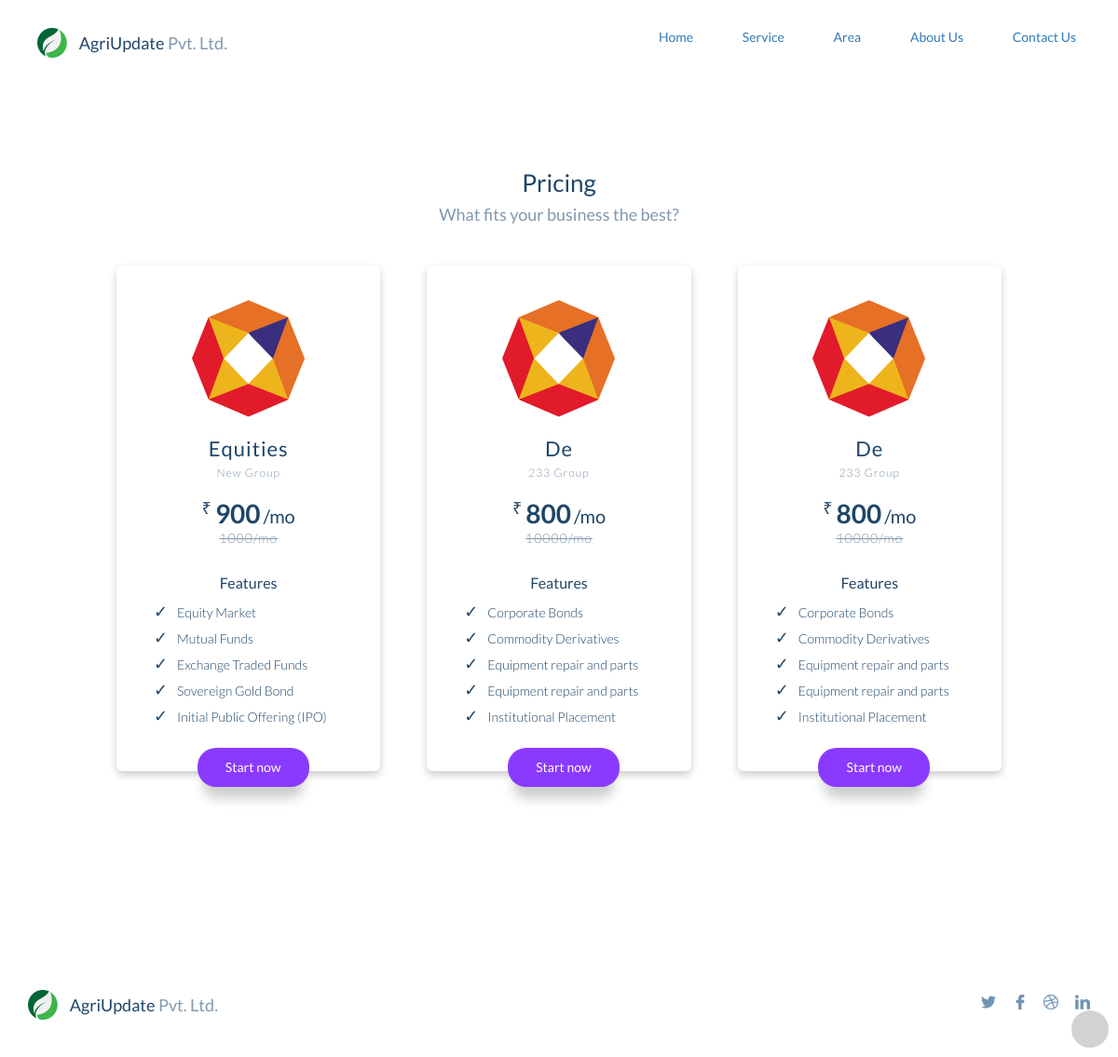
Screenshot of /info with the database file from the repository.
### Office/models.py (models this page shows, shortened)
class Ourservice(models.Model):
    image=models.ImageField(upload_to='Dataimage', blank=True)
    title=models.CharField(max_length=100)
    people=models.CharField(max_length=10)
    discount=models.CharField(max_length=10)
    price=models.CharField( max_length=10)
    lista=models.CharField(max_length=100)
    listb=models.CharField(max_length=100)
    listc=models.CharField(max_length=100)
    listd=models.CharField(max_length=100,blank=True)
    liste=models.CharField(max_length=100,blank=True)

### Home/views.py (the view)
# urls.py: path('info', views.info, name='info'),
def info(request):
    prg = Ourservice.objects.all()
    return render(request, "Info.html",{'Ourservice': prg})

### Templates/Info.html (shortened to what this page needs)
{% extends 'Home/Base.html' %}
{%load static%}
{% block content %}
<div class="sect sect--padding-bottom">
  <div class="container">
    <div class="row row--center">
      <h1 class="row__title">
        Pricing
      </h1>
      <h2 class="row__sub">What fits your business the best?</h2>
    </div>
    <div class="row row--center row--margin">
      {% for service in Ourservice %}
      <div class="col-md-4 col-sm-4 price-box price-box" style="margin-bottom:8% ;">
        <div class="price-box__wrap">
          <div class="price-box__img">
            <img class="price-box__img" src="{{service.image}}">
          </div>
          <h1 class="price-box__title">
            {{ service.title }}
          </h1>
          <p class="price-box__people">
            {{ service.people }} Group
          </p>
          <h2 class="price-box__discount">
            <span class="price-box__dollar">₹</span>{{ service.discount }}<span
              class="price-box__discount--light">/mo</span>
          </h2>
          <h3 class="price-box__price">
            {{ service.price }}/mo
          </h3>
          <p class="price-box__feat">
            Features
          </p>
          <ul class="price-box__list">
            <li class="price-box__list-el">{{ service.lista }}</li>
            <li class="price-box__list-el">{{ service.listb }}</li>
            <li class="price-box__list-el">{{ service.listc }}</li>
            <li class="price-box__list-el">{{ service.listd }} </li>
            <li class="price-box__list-el">{{ service.liste }} </li>
          </ul>
          <div class="price-box__btn">
            <a class="btn btn--purple btn--width" href="{% url 'client' %}">Start now</a>
          </div>
        </div>
      </div>
      {% endfor %}
      <br><br>
    </div>
  </div>
</div>
{% endblock content %}

### Templates/Home/Base.html (shortened to what this page needs)
<!DOCTYPE html>
{% load static %}
<html lang="en">
<head>
  <link rel="stylesheet" href="{% static 'CSS/Style.css' %}">
  <link rel='stylesheet' href='https://cdnjs.cloudflare.com/ajax/libs/twitter-bootstrap/3.3.7/css/bootstrap.min.css'>
  <link rel="stylesheet" href="{% static 'stylei.css' %}">
</head>
<body>
  <header class="header">
    <div class="container header__container">
      <a href="{% url 'index' %}">
        <div class="header__logo">
          <img class="header__img" src="{% static 'Images/favicon.png' %}">
      </a>
      <h1 class="header__title">AgriUpdate <span class="header__light">Pvt. Ltd.</span></h1>
    </div>
    <div class="header__menu">
      <nav id="navbar" class="header__nav collapse">
        <ul class="header__elenco">
          <li class="header__el"><a href="{% url 'index' %}">Home</a></li>
          <li class="header__el"><a href="{% url 'Service' %}">Service</a></li>
          <li class="header__el"><a href="{% url 'Area' %}">Area</a></li>
          <li class="header__el"><a href="{% url 'About' %}">About Us</a></li>
          <li class="header__el"><a href="{% url 'Contact' %}">Contact Us</a></li>
        </ul>
      </nav>
    </div>
  </header>
  {% block content %}
  {% endblock %}
  <footer class="footer">
    <div class="container">
      <div class="row">
        <div class="container header__container">
          <a href="{% url 'index' %}">
            <div class="header__logo">
              <img class="header__img" src="{% static 'Images/favicon.png' %}">
          </a>
          <h1 class="header__title">AgriUpdate <span class="header__light">Pvt. Ltd.</span></h1>
        </div>
          <div class="footer__social">
            <a href="https://twitter.com" target="_blank" class="footer__social-l">
              <img
 />
            </a>
            <a href="https://www.facebook.com " target="_blank" class="footer__social-l">
              <img
 />
            </a>
            <a href="#" class="footer__social-l">
              <img
 />
            </a>
            <a href="" class="footer__social-l">
              <img
 />
            </a>
          </div>
      </div>
    </div>
  </footer>
  <div class="about">
    <a class="bg_links logo"></a>
 </div>
</body>
</html>

### Static/CSS/Style.css (style rules this page uses)
.about { position: fixed; z-index: 10; bottom: 10px; right: 10px; width: 40px; height: 40px; display: flex; justify-content: flex-end; align-items: flex-end; transition: all 0.2s ease; }
.about .bg_links { width: 40px; height: 40px; border-radius: 100%; display: flex; justify-content: center; align-items: center; background-color: rgba(0, 0, 0, 0.2); border-radius: 100%; backdrop-filter: blur(5px); position: absolute; }
.about .logo { width: 40px; height: 40px; z-index: 9; background-image: url(https://rafaelavlucas.github.io/assets/codepen/logo_white.svg); background-size: 50%; background-repeat: no-repeat; background-position: 10px 7px; opacity: 0.9; transition: all 1s 0.2s ease; bottom: 0; right: 0; }

### Static/stylei.css (style rules this page uses)
html, body { margin: 0; padding: 0; font-family: 'Lato', sans-serif; color: #1f4568; }
body { background-image: url("https://image.ibb.co/de6JzG/bitmap_1_1.png"); background-size: cover; background-repeat: no-repeat; background-position: center; }
.sect { padding: 90px 0; position: relative; }
.collapse { display: block; }
.sect--padding-bottom { padding-bottom: 115px; }
.row--center { max-width: 1000px; margin: 0 auto; }
.row--margin { margin-top: 45px; }
.row__title { text-align: center; font-size: 26px; font-weight: 400; margin-top: 0px; }
.row__sub { text-align: center; font-size: 18px; font-weight: 400; margin: 0px; color: #8198ae; }
.price-box { padding: 0px 25px; }
.price-box__wrap { background-color: #fff; border-radius: 6px; box-shadow: 0 4px 8px 0px rgba(0, 0, 0, 0.2); padding: 35px 35px 40px 35px; text-align: center; transition: all 0.4s; -webkit-transition: all 0.4s; -moz-transition: all 0.4s; -ms-transition: all 0.4s; -o-transition: all 0.4s; }
.price-box__img { display: inline-block; }
.price-box__img { width: 130px; height: 130px; border-radius: 50%; background-position: center; background-size: cover; background-repeat: no-repeat; }
.price-box__title { font-size: 22px; letter-spacing: 1px; margin-bottom: 4px; }
.price-box__people { font-size: 12px; color: #8198ae; font-weight: 300; letter-spacing: 1px; }
.price-box__discount { font-size: 28px; font-weight: 700; margin-top: 20px; margin-bottom: 0; }
.price-box__dollar { font-size: 18px; font-weight: 400; vertical-align: top; margin-right: 4px; }
.price-box__discount--light { font-weight: 400; font-size: 20px; margin-left: 3px; }
.price-box__price { margin-top: 3px; font-size: 14px; color: #8198ae; letter-spacing: 1px; margin-bottom: 0; font-weight: 300; text-decoration: line-through; }
.price-box__feat { margin-top: 30px; font-size: 16px; }
.price-box__list { text-align: left; padding-left: 30px; margin: 0; list-style: none; }
.price-box__list-el { position: relative; margin-bottom: 8px; font-weight: 300; }
.price-box__list-el:before { content: "✓"; position: absolute; left: -25px; font-size: 18px; top: -4px; }
.btn { background-color: #3a9fff; border-radius: 20px; padding: 10px 25px; color: #fff; box-shadow: 0px 18px 13px -6px rgba(0, 0, 0, 0.2); transition: all 0.4s; -webkit-transition: all 0.4s; -moz-transition: all 0.4s; -ms-transition: all 0.4s; -o-transition: all 0.4s; }
.btn--purple { background-color: #8a3aff; }
.btn--width { width: 120px; }
.price-box__btn { position: absolute; bottom: -17px; left: 50%; margin-left: -55px; }
.header { padding: 30px 25px; }
.header__elenco { padding: 0; margin: 0; list-style: none; }
.header__menu { float: right; }
.header__el { padding: 0 25px; display: inline-block; }
.header__img { display: inline-block; vertical-align: middle; }
.header__logo, .header__menu { display: inline-block; vertical-align: middle; }
.header__title { font-size: 18px; margin: 0; margin-left: 10px; display: inline-block; line-height: 18px; vertical-align: middle; }
.header__light { color: #8198ae; }
.footer { padding: 40px 0; }
.footer__social { float: right; }
.footer__social-l { margin-left: 15px; vertical-align: middle; }

### rows the page displays
Ourservice: image (picture), title "Equities", people "New", discount "900", price "1000", lista "Equity Market", listb "Mutual Funds", listc "Exchange Traded Funds", listd "Sovereign Gold Bond", liste "Initial Public Offering (IPO)"
Ourservice: image (picture), title "De", people "233", discount "800", price "10000", lista "Corporate Bonds", listb "Commodity Derivatives", listc "Equipment repair and parts", listd "Equipment repair and parts", liste "Institutional Placement"
Ourservice: image (picture), title "De", people "233", discount "800", price "10000", lista "Corporate Bonds", listb "Commodity Derivatives", listc "Equipment repair and parts", listd "Equipment repair and parts", liste "Institutional Placement"
